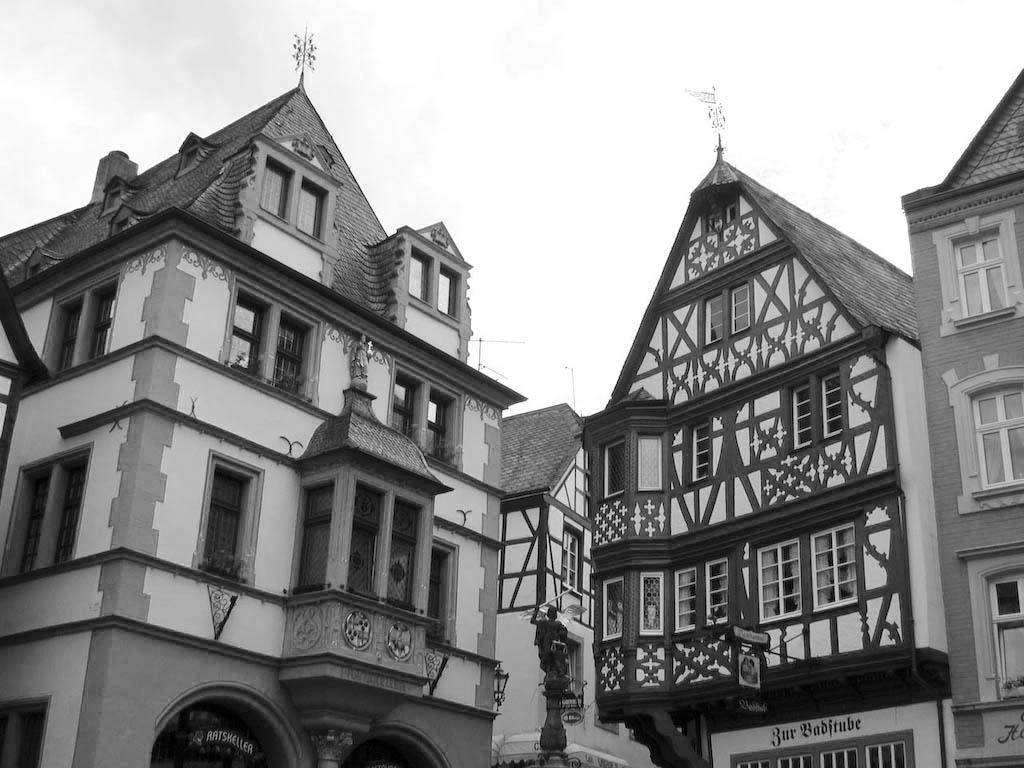
#> input picture day10/img1.jpeg, 1024 x 768 px
$ python horizon.py
#> lines starting #> are read from the running program, lines starting #| are printed output that depends on the picture
#> further down, image is the input picture: shape (768, 1024); min 0, max 255, mean 141.3
#rom skimage.exposure import rescale_intensity
import numpy as np
import cv2

def convolve(image, kernel):
	(iH, iW) = image.shape[:2]
#> iH = 768; iW = 1024
	(kH, kW) = kernel.shape[:2]
	pad = (kW - 1) // 2
	image = cv2.copyMakeBorder(image, pad, pad, pad, pad,
		cv2.BORDER_REPLICATE)
#> image: shape (770, 1026)
	output = np.zeros((iH, iW), dtype="float32")
	for y in np.arange(pad, iH + pad):
		for x in np.arange(pad, iW + pad):
			roi = image[y - pad:y + pad + 1, x - pad:x + pad + 1]
			k = (roi * kernel).sum()
			output[y - pad, x - pad] = k
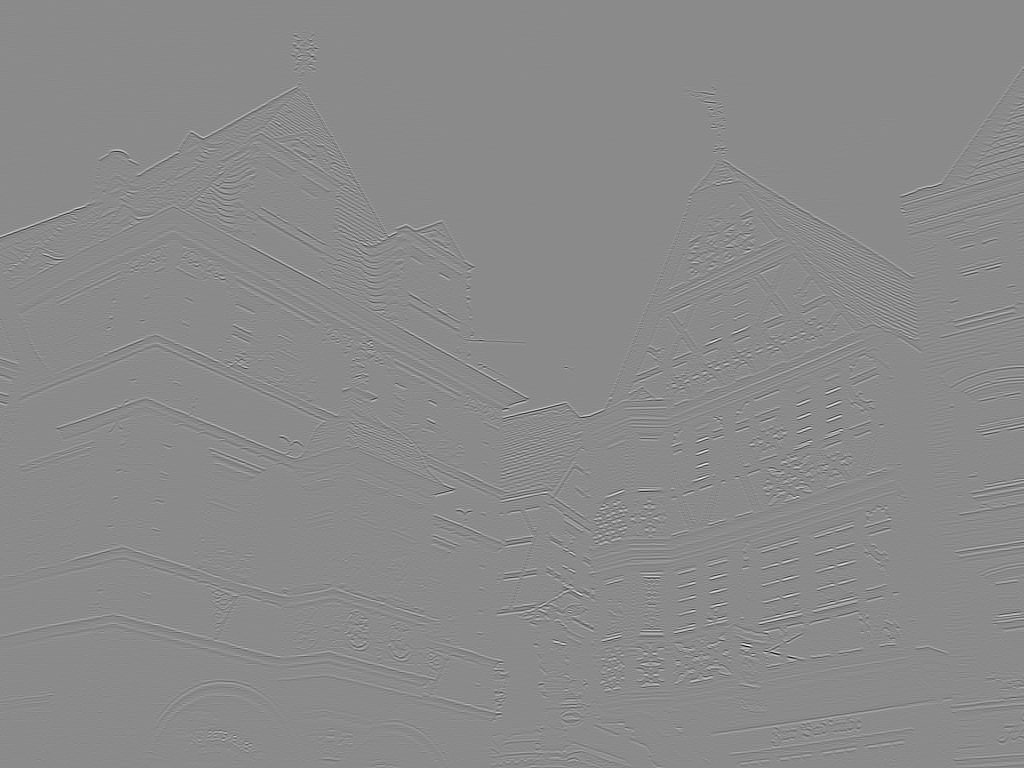
#> output: shape (768, 1024) float32; min -636, max 533, mean 0; drawn with min black and max white
	return output

point_dect = np.array((
	[-1, -1, -1],
	[2,  2, 2],
	[-1, -1, -1]), dtype="int")

image = cv2.imread("img1.jpeg", 0)
gray = image
cv2.imshow("image", image)
cv2.waitKey(0)

convoleOutput = convolve(gray, point_dect)
cv2.imshow("image", convoleOutput)
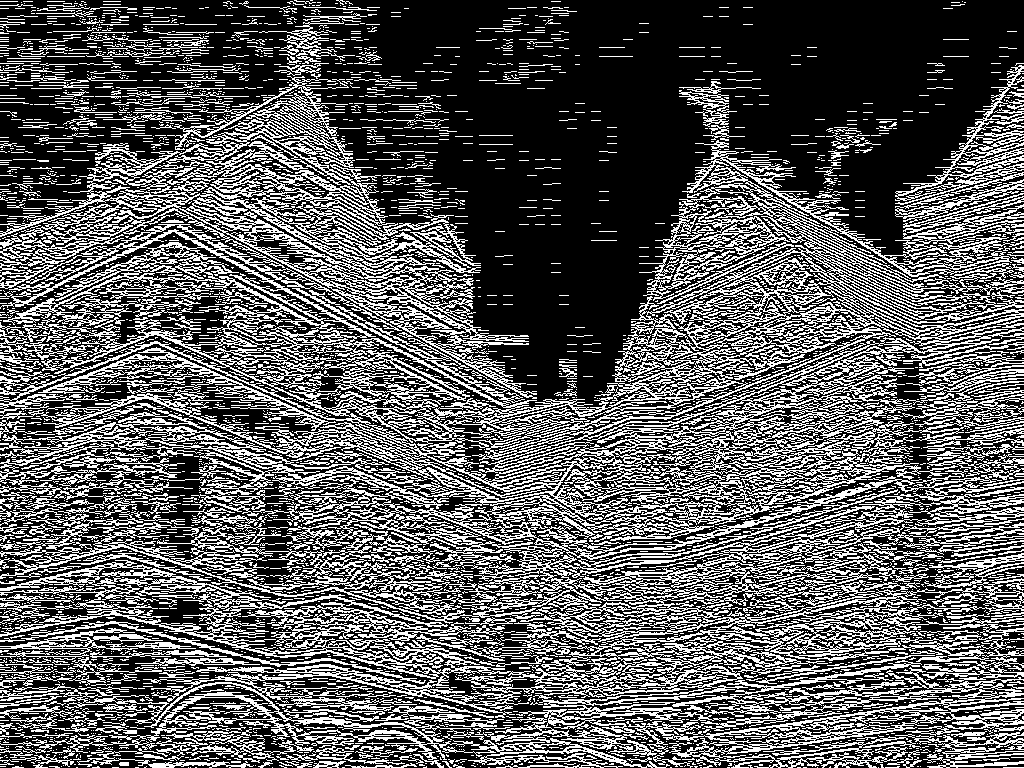
#> window 'image': shape (768, 1024); 35.6% white in thin lines or dots
cv2.waitKey(0)
cv2.destroyAllWindows()

$ run again, with day10/img2.jpeg copied over day10/img1.jpeg
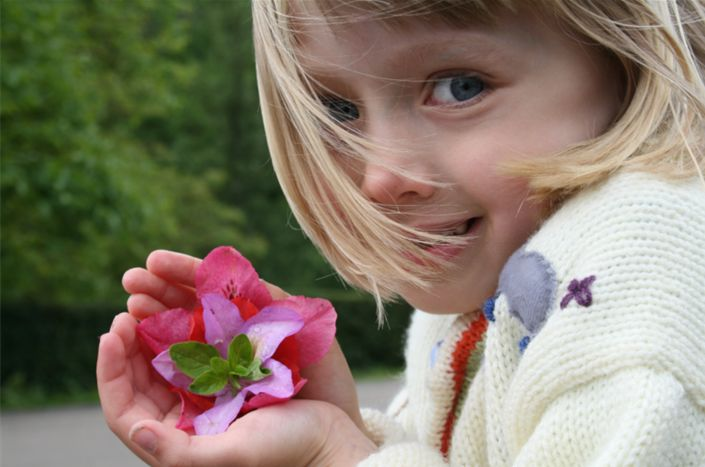
#> input picture day10/img2.jpeg, 705 x 467 px
#> after the loop in convolve, `for y in np.arange(pad, iH + pad):`:
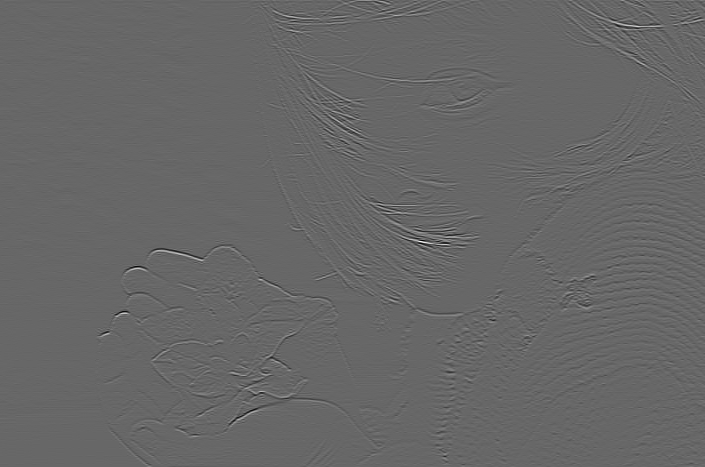
#> output: shape (467, 705) float32; min -266, max 390, mean 0; drawn with min black and max white
#> `cv2.imshow("image", convoleOutput)`:
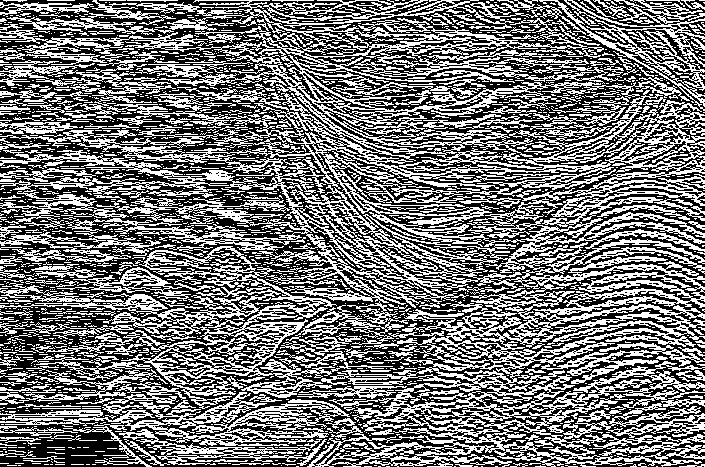
#> window 'image': shape (467, 705); 45.8% white in thin lines or dots

$ run again, with day10/img4.jpeg copied over day10/img1.jpeg
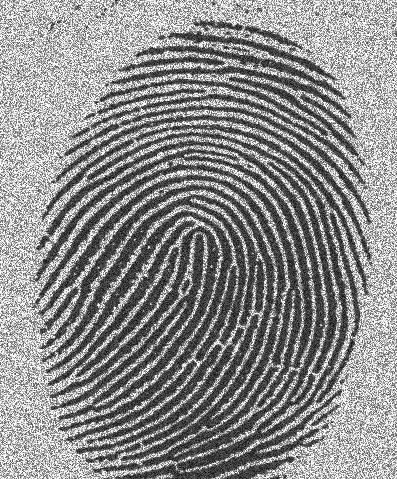
#> input picture day10/img4.jpeg, 397 x 479 px
#> image is the input picture: shape (479, 397); min 0, max 255, mean 138.8
#> image: shape (481, 399)
#> after the loop in convolve, `for y in np.arange(pad, iH + pad):`:
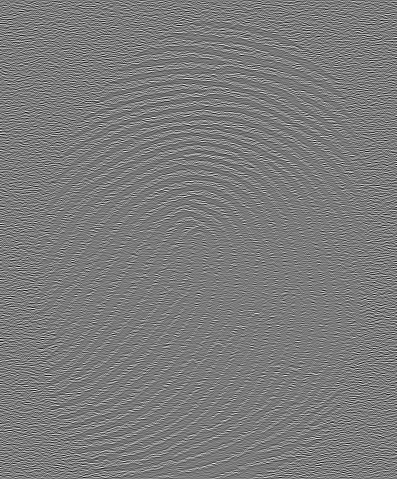
#> output: shape (479, 397) float32; min -798, max 846, mean 0; drawn with min black and max white
#> `cv2.imshow("image", convoleOutput)`:
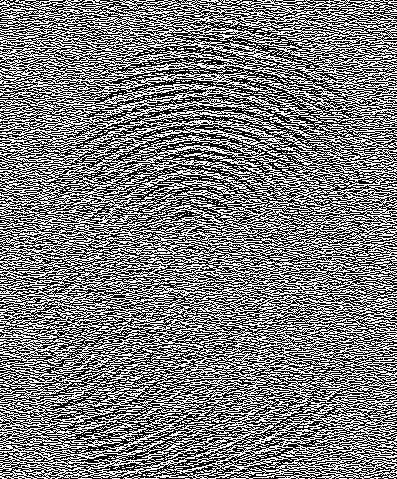
#> window 'image': shape (479, 397); 48.3% white in thin lines or dots
